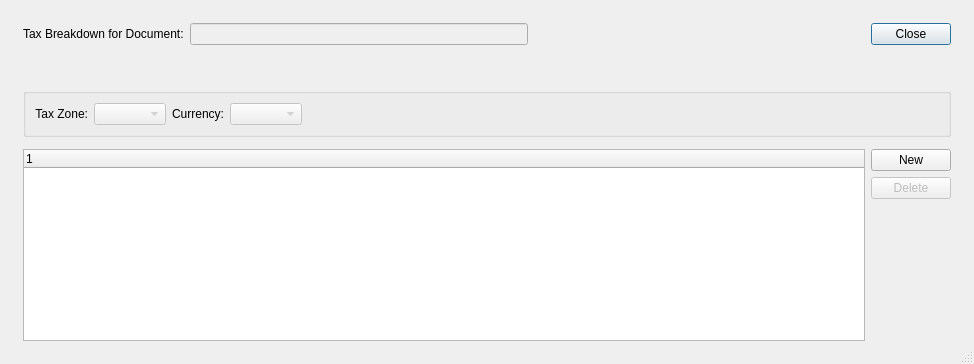
<?xml version="1.0" encoding="UTF-8"?>
<ui version="4.0">
 <comment>This file is part of the xTuple ERP: PostBooks Edition, a free and
open source Enterprise Resource Planning software suite,
Copyright (c) 1999-2014 by OpenMFG LLC, d/b/a xTuple.
It is licensed to you under the Common Public Attribution License
version 1.0, the full text of which (including xTuple-specific Exhibits)
is available at www.xtuple.com/CPAL.  By using this software, you agree
to be bound by its terms.</comment>
 <class>taxBreakdown</class>
 <widget class="QDialog" name="taxBreakdown">
  <property name="geometry">
   <rect>
    <x>0</x>
    <y>0</y>
    <width>974</width>
    <height>364</height>
   </rect>
  </property>
  <property name="windowTitle">
   <string>Tax Breakdown</string>
  </property>
  <property name="sizeGripEnabled">
   <bool>true</bool>
  </property>
  <layout class="QGridLayout" name="gridLayout_2">
   <item row="0" column="0">
    <layout class="QVBoxLayout" name="verticalLayout">
     <property name="spacing">
      <number>12</number>
     </property>
     <property name="leftMargin">
      <number>12</number>
     </property>
     <property name="topMargin">
      <number>12</number>
     </property>
     <property name="rightMargin">
      <number>12</number>
     </property>
     <property name="bottomMargin">
      <number>12</number>
     </property>
     <item>
      <layout class="QHBoxLayout">
       <property name="spacing">
        <number>6</number>
       </property>
       <property name="leftMargin">
        <number>0</number>
       </property>
       <property name="topMargin">
        <number>0</number>
       </property>
       <property name="rightMargin">
        <number>0</number>
       </property>
       <property name="bottomMargin">
        <number>0</number>
       </property>
       <item>
        <layout class="QVBoxLayout">
         <property name="spacing">
          <number>6</number>
         </property>
         <property name="leftMargin">
          <number>0</number>
         </property>
         <property name="topMargin">
          <number>0</number>
         </property>
         <property name="rightMargin">
          <number>0</number>
         </property>
         <property name="bottomMargin">
          <number>0</number>
         </property>
         <item>
          <layout class="QHBoxLayout">
           <property name="spacing">
            <number>6</number>
           </property>
           <property name="leftMargin">
            <number>0</number>
           </property>
           <property name="topMargin">
            <number>0</number>
           </property>
           <property name="rightMargin">
            <number>0</number>
           </property>
           <property name="bottomMargin">
            <number>0</number>
           </property>
           <item>
            <widget class="QLabel" name="_header">
             <property name="text">
              <string>Tax Breakdown for Document:</string>
             </property>
            </widget>
           </item>
           <item>
            <widget class="XLineEdit" name="_document">
             <property name="enabled">
              <bool>false</bool>
             </property>
            </widget>
           </item>
           <item>
            <spacer>
             <property name="orientation">
              <enum>Qt::Horizontal</enum>
             </property>
             <property name="sizeHint" stdset="0">
              <size>
               <width>40</width>
               <height>20</height>
              </size>
             </property>
            </spacer>
           </item>
          </layout>
         </item>
         <item>
          <spacer>
           <property name="orientation">
            <enum>Qt::Vertical</enum>
           </property>
           <property name="sizeType">
            <enum>QSizePolicy::Expanding</enum>
           </property>
           <property name="sizeHint" stdset="0">
            <size>
             <width>20</width>
             <height>0</height>
            </size>
           </property>
          </spacer>
         </item>
        </layout>
       </item>
       <item>
        <layout class="QVBoxLayout">
         <property name="spacing">
          <number>0</number>
         </property>
         <property name="leftMargin">
          <number>0</number>
         </property>
         <property name="topMargin">
          <number>0</number>
         </property>
         <property name="rightMargin">
          <number>0</number>
         </property>
         <property name="bottomMargin">
          <number>0</number>
         </property>
         <item>
          <widget class="QPushButton" name="_close">
           <property name="text">
            <string>Close</string>
           </property>
          </widget>
         </item>
         <item>
          <spacer>
           <property name="orientation">
            <enum>Qt::Vertical</enum>
           </property>
           <property name="sizeType">
            <enum>QSizePolicy::Expanding</enum>
           </property>
           <property name="sizeHint" stdset="0">
            <size>
             <width>20</width>
             <height>0</height>
            </size>
           </property>
          </spacer>
         </item>
        </layout>
       </item>
      </layout>
     </item>
     <item>
      <widget class="QGroupBox" name="groupBox">
       <property name="title">
        <string/>
       </property>
       <layout class="QGridLayout" name="gridLayout">
        <item row="0" column="0">
         <widget class="QLabel" name="_taxzoneLit">
          <property name="text">
           <string>Tax Zone:</string>
          </property>
          <property name="alignment">
           <set>Qt::AlignRight|Qt::AlignTrailing|Qt::AlignVCenter</set>
          </property>
         </widget>
        </item>
        <item row="0" column="1">
         <layout class="QHBoxLayout" name="horizontalLayout_2">
          <item>
           <widget class="XComboBox" name="_taxzone">
            <property name="enabled">
             <bool>false</bool>
            </property>
            <property name="allowNull">
             <bool>true</bool>
            </property>
            <property name="nullStr">
             <string>None</string>
            </property>
            <property name="type">
             <enum>XComboBox::TaxZones</enum>
            </property>
           </widget>
          </item>
          <item>
           <widget class="QLabel" name="_currencyLit">
            <property name="text">
             <string>Currency:</string>
            </property>
            <property name="alignment">
             <set>Qt::AlignRight|Qt::AlignTrailing|Qt::AlignVCenter</set>
            </property>
           </widget>
          </item>
          <item>
           <widget class="XComboBox" name="_currency">
            <property name="enabled">
             <bool>false</bool>
            </property>
            <property name="type">
             <enum>XComboBox::Currencies</enum>
            </property>
           </widget>
          </item>
          <item>
           <spacer name="horizontalSpacer">
            <property name="orientation">
             <enum>Qt::Horizontal</enum>
            </property>
            <property name="sizeHint" stdset="0">
             <size>
              <width>0</width>
              <height>20</height>
             </size>
            </property>
           </spacer>
          </item>
         </layout>
        </item>
       </layout>
      </widget>
     </item>
     <item>
      <layout class="QHBoxLayout">
       <property name="spacing">
        <number>6</number>
       </property>
       <property name="leftMargin">
        <number>0</number>
       </property>
       <property name="topMargin">
        <number>0</number>
       </property>
       <property name="rightMargin">
        <number>0</number>
       </property>
       <property name="bottomMargin">
        <number>0</number>
       </property>
       <item>
        <widget class="XTreeWidget" name="_tax"/>
       </item>
       <item>
        <layout class="QVBoxLayout" name="verticalLayout_2">
         <item>
          <widget class="QPushButton" name="_new">
           <property name="text">
            <string>New</string>
           </property>
          </widget>
         </item>
         <item>
          <widget class="QPushButton" name="_delete">
           <property name="enabled">
            <bool>false</bool>
           </property>
           <property name="text">
            <string>Delete</string>
           </property>
          </widget>
         </item>
         <item>
          <spacer name="verticalSpacer">
           <property name="orientation">
            <enum>Qt::Vertical</enum>
           </property>
           <property name="sizeHint" stdset="0">
            <size>
             <width>20</width>
             <height>40</height>
            </size>
           </property>
          </spacer>
         </item>
        </layout>
       </item>
      </layout>
     </item>
    </layout>
   </item>
  </layout>
 </widget>
 <customwidgets>
  <customwidget>
   <class>XComboBox</class>
   <extends>QComboBox</extends>
   <header>xcombobox.h</header>
  </customwidget>
  <customwidget>
   <class>XLineEdit</class>
   <extends>QLineEdit</extends>
   <header>xlineedit.h</header>
   <container>1</container>
  </customwidget>
  <customwidget>
   <class>XTreeWidget</class>
   <extends>QTreeWidget</extends>
   <header>xtreewidget.h</header>
  </customwidget>
 </customwidgets>
 <resources/>
 <connections>
  <connection>
   <sender>_close</sender>
   <signal>clicked()</signal>
   <receiver>taxBreakdown</receiver>
   <slot>reject()</slot>
   <hints>
    <hint type="sourcelabel">
     <x>369</x>
     <y>22</y>
    </hint>
    <hint type="destinationlabel">
     <x>213</x>
     <y>123</y>
    </hint>
   </hints>
  </connection>
 </connections>
</ui>
